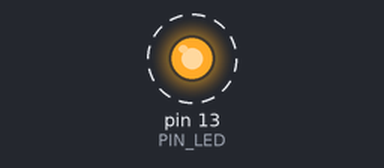
Recording of a sketch running on a simulated Arduino Uno, built with avr-gcc and run on an emulated ATmega328P. Parts: output pins drawn as LEDs (lit = HIGH). Dashed ring = blinking.

Above: at 0.5 s.
Timing chart, 0 to 4.6 s (numbered marks = the images above):
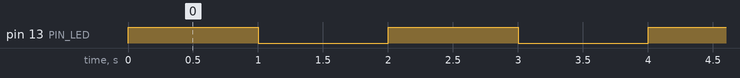

Measured:
- by itself, pin 13 (PIN_LED): alternates HIGH for 1.0 s and LOW for 1.0 s

The sketch:

1_prender_y_apagar_un_led1.ino
```cpp
/**
 * @institution Universidad Nacional de San Antonio Abad del Cusco (UNSAAC)
 * @program     Ingeniería Informática y de Sistemas
 * @area        Robótica
 * @file        Blink_LED.ino
 * @brief       Control de parpadeo de un LED por salida digital.
 * @target      Arduino Uno R3 (Tinkercad)
 */

// Constantes
const uint8_t PIN_LED = 13;          // Pin salida LED
const uint16_t TIEMPO_ESPERA = 1000; // Periodo (ms)

// Configuración de puertos
void setup() {
  pinMode(PIN_LED, OUTPUT); // Pin 13 como salida
}

// Ciclo de control
void loop() {
  digitalWrite(PIN_LED, HIGH); // LED ON (5V)
  delay(TIEMPO_ESPERA);        // Espera
  digitalWrite(PIN_LED, LOW);  // LED OFF (0V)
  delay(TIEMPO_ESPERA);        // Espera
}
```
